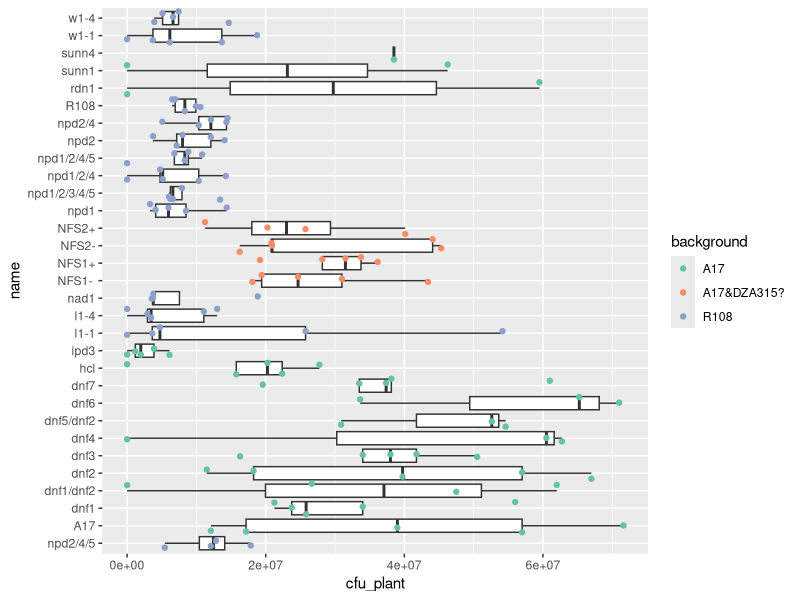
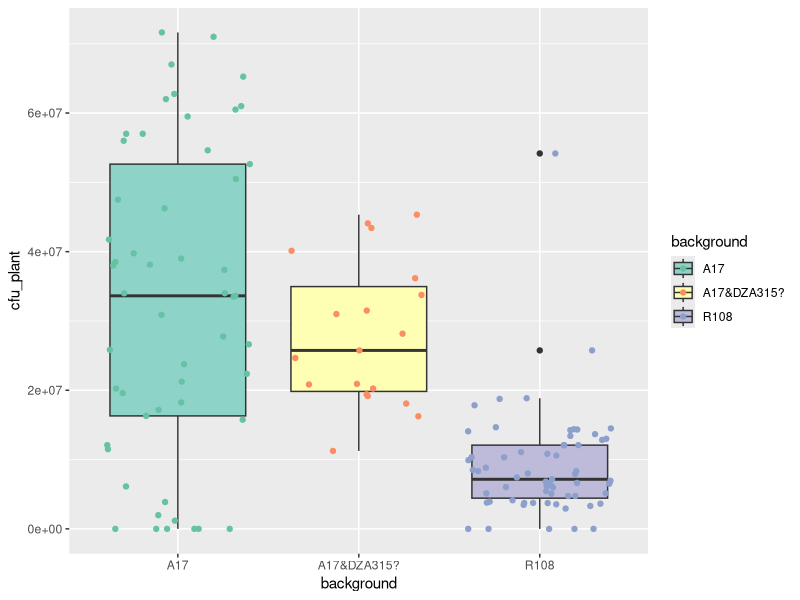
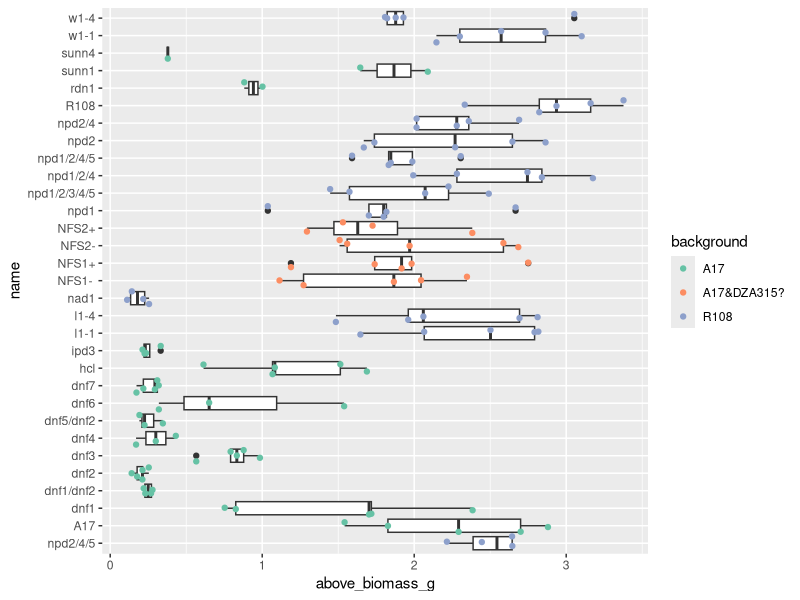
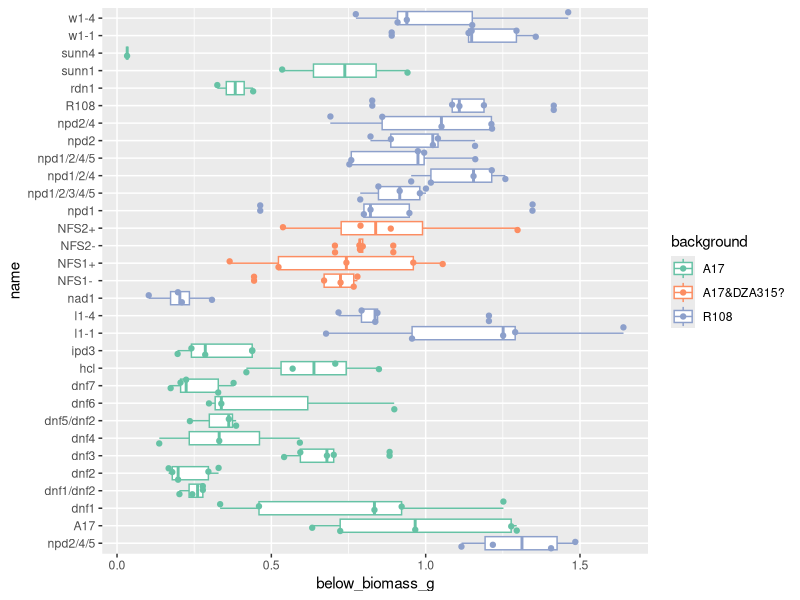

Generate these figures, in order, with R:
## ---- chunk 1
#This chunk is for setting global options for all chunks
knitr::opts_knit$set(root.dir = '/GitHub')
knitr::opts_chunk$set(message = FALSE)

#Add a new chunk by clicking the *Insert Chunk* button on the toolbar or by pressing *Ctrl+Alt+I*.

#When you save the notebook, an HTML file containing the code and output will be saved alongside it (click the *Preview* button or press *Ctrl+Shift+K* to preview the HTML file).

#The preview shows you a rendered HTML copy of the contents of the editor. Consequently, unlike *Knit*, *Preview* does not run any R code chunks. Instead, the output of the chunk when it was last run in the editor is displayed.

#To display output in the plots pane Preferences>> OR Tools>>Global_Options>> RMarkdown>>uncheck "Show output inline...")

#Searchable R Markdown reference: https://bookdown.org/yihui/rmarkdown-cookbook/
## ---- chunk 2
require(tidyverse)

## ---- chunk 3
getwd()
all_data <- read.table("../data/data_nsfpgrp_hostmutants_C86meliloti.txt", sep = "\t", header=TRUE)
geno_name <- read.table("../data/genotype_name.txt", sep = "\t", header=TRUE)

#genotype_id imports as a chr... not sure why but it is int in the all_data table
geno_name$genotype_id = as.integer(geno_name$genotype_id)
#Calculate cfu per plant - divide by 4ml (this is the amount added to nodules to homogenize) then divide by number of plants picked nodules from to get cfu/ml to cfu/plant
all_data <- all_data %>% inner_join(geno_name, by="genotype_id") %>% drop_na(num_plants_picked_nods) %>% mutate(cfu_plant = cfu_ml/4/num_plants_picked_nods)
all_data <- slice_min(all_data, order_by = cfu_plant, n=135)
#set genotype_id as a factor so will group in plots
all_data$genotype_id = as.factor(all_data$genotype_id)

## ---- chunk 4
#By host genotype
p_name<-ggplot(all_data, aes(x=name, y=cfu_plant)) + 
        geom_boxplot(outlier.shape=NA) +
        geom_jitter(aes(x=name, y=cfu_plant, color=background)) +
        coord_flip() +
        scale_color_brewer(palette='Set2')
p_name 
## ---- chunk 5
#By host background
p_bckgrnd<-ggplot(all_data, aes(x=background, y=cfu_plant)) + 
        geom_boxplot(aes(x=background, y=cfu_plant, fill=background)) +
        geom_jitter(aes(x=background, y=cfu_plant, color=background)) +
        scale_fill_brewer(palette='Set3') +
        scale_color_brewer(palette='Set2')
p_bckgrnd 
## ---- chunk 6
#By host genotype
p_name<-ggplot(all_data, aes(x=name, y=above_biomass_g)) + 
        geom_boxplot() +
        geom_jitter(aes(x=name, y=above_biomass_g, color=background)) +
        coord_flip() +
        scale_color_brewer(palette='Set2')
p_name 

## ---- chunk 7
#By host genotype
p_name<-ggplot(all_data, aes(x=name, y=below_biomass_g)) + 
        geom_boxplot(aes(x=name, y=below_biomass_g, color=background)) +
        geom_jitter(aes(x=name, y=below_biomass_g, color=background)) +
        coord_flip() +
        scale_color_brewer(palette='Set2')
p_name 
